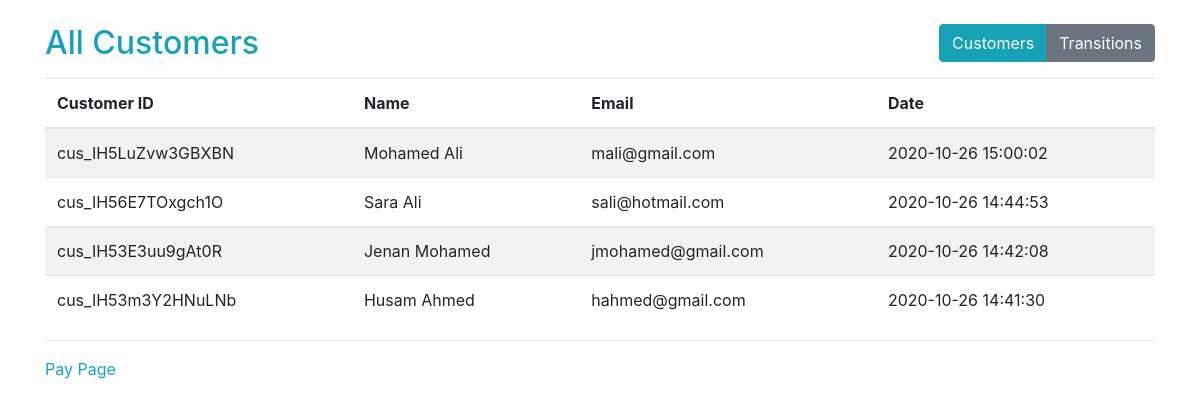
The page /customers.php on the database its author committed.
### tables this page shows
CREATE TABLE `customers` (
  `id` varchar(255) NOT NULL,
  `first_name` varchar(255) NOT NULL,
  `last_name` varchar(255) NOT NULL,
  `email` varchar(255) NOT NULL,
  `created_at` datetime NOT NULL DEFAULT current_timestamp()
);

### includes/classes/Database.php (called while the page is built, shortened)
<?php
class Database {
    private $host = DB_HOST;
    private $user = DB_USER;
    private $pass = DB_PASS;
    private $name = DB_NAME;
    private $mysqli;
    public function __construct(){
        $this->mysqli = new mysqli(
            $this->host,
            $this->user,
            $this->pass,
            $this->name
        );
    }
    public function getCustomers(){
        $stat = $this->mysqli->query("SELECT * FROM customers ORDER BY created_at DESC");
        return $stat->fetch_all(MYSQLI_ASSOC);
    }
}

### customers.php (the view, shortened to what this page needs)
<?php
require_once 'includes/config/database.php';
require_once 'includes/classes/Database.php';
$database = new Database();
$customers = $database->getCustomers(); ?>
<!doctype html>
<html lang="en">
<head>
    <link rel="stylesheet" href="https://stackpath.bootstrapcdn.com/bootstrap/4.5.0/css/bootstrap.min.css">
</head>
<body>
<div class="container mt-4">
    <div class="float-right btn-group" role="group">
        <a href="customers.php" class="btn btn-info">Customers</a>
        <a href="transitions.php" class="btn btn-secondary">Transitions</a>
    </div>
    <h2 class="my-3 text-info">All Customers</h2>
    <table class="table table-striped table-responsive-md">
        <thead>
            <th>Customer ID</th>
            <th>Name</th>
            <th>Email</th>
            <th>Date</th>
        </thead>
        <tbody>
            <?php foreach ($customers as $cus): ?>
            <tr>
                <td><?php echo $cus['id'] ?></td>
                <td><?php echo $cus['first_name'].' '.$cus['last_name'] ?></td>
                <td><?php echo $cus['email'] ?></td>
                <td><?php echo $cus['created_at'] ?></td>
            </tr>
            <?php endforeach; ?>
        </tbody>
    </table>
    <hr>
    <p><a href="index.php" class="text-info">Pay Page</a></p>
</div>
</body>
</html>

### rows shown on the page
customers: id "cus_IH5LuZvw3GBXBN", first_name "Mohamed", last_name "Ali", email "mali@gmail.com", created_at "2020-10-26 15:00:02"
customers: id "cus_IH56E7TOxgch1O", first_name "Sara", last_name "Ali", email "sali@hotmail.com", created_at "2020-10-26 14:44:53"
customers: id "cus_IH53E3uu9gAt0R", first_name "Jenan", last_name "Mohamed", email "jmohamed@gmail.com", created_at "2020-10-26 14:42:08"
customers: id "cus_IH53m3Y2HNuLNb", first_name "Husam", last_name "Ahmed", email "hahmed@gmail.com", created_at "2020-10-26 14:41:30"
